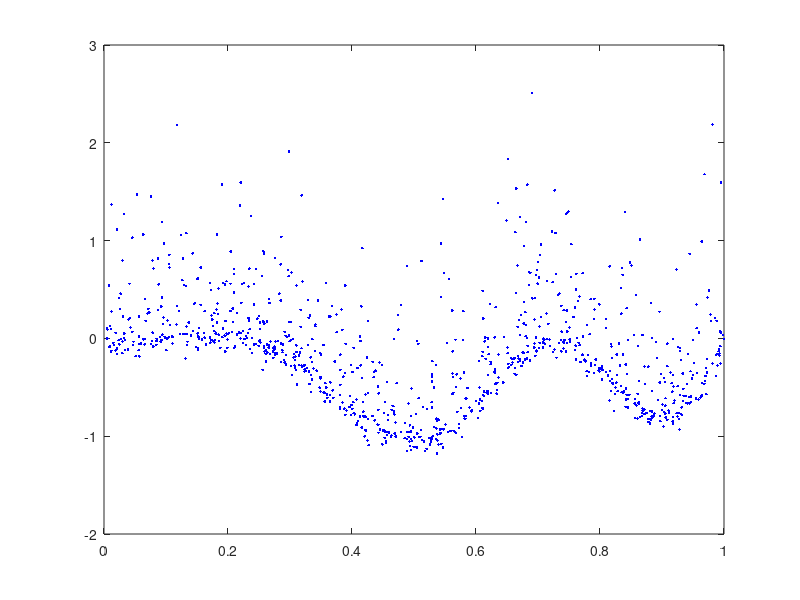

Here is the MATLAB script that generated this plot: (Note: this script raises an error after producing the figure.)
% Regression using Fourier Basis functions and L1 loss
close all; clear; clc;
%% Load data
load('Part1-TrainingData.mat')
load('Part1-TestData.mat')
x = 0:0.01:1;
Lambda = 0.0001;
ks = [1,2,3,5,10,15,20];
loss = zeros(numel(ks),1);

n = numel(Xtrain);
Colors = jet(numel(ks));
% sizek = numel(ks);
% D = 2*sizek+1;
plot(Xtrain,Ytrain,'b.'); hold on;

for k = ks
    
    DesignMatrix = Basis(Xtrain,k);  % size = n x D
    % ToDo: Choose which regression to use here
    wk = Lasso(Ytrain, DesignMatrix, Lambda); % size = Dx1
    % Prediction
    fk = DesignMatrix * wk;
    % Loss (Least squares loss for Ridge regression)
    err_train = Ytrain - fk;
    trainloss(ks==k) = dot(err_train, err_train)./n;
    % Repeat same for test data
    fk_test = Basis(Xtest,k) * Lasso(Ytest, DesignMatrix, Lambda);
    err_test = Ytest - fk_test;
    testloss(ks==k) = dot(err_test, err_test)./n;
    
    % Plot
    p2 = plot(Xtrain, fk, '.', 'color', Colors(ks==k,:));
    legend('Y', ['f(x) for k = ' num2str(k)])
    saveas(gcf, ['PlotFunctions' num2str(k)], 'png');
    set(p2,'Visible','off');
end

%% Plot the training and test loss
figure('Name','Loss Plot'), 
plot(ks, trainloss, 'go-', ks, testloss, 'bo-');
title('Loss Plot'), xlabel('k'), ylabel('Loss');
legend('Train Loss', 'Test Loss');
saveas(gcf, 'PlotLoss', 'png');
save LossFirstEx trainloss testloss;

%% Question 7 d)
